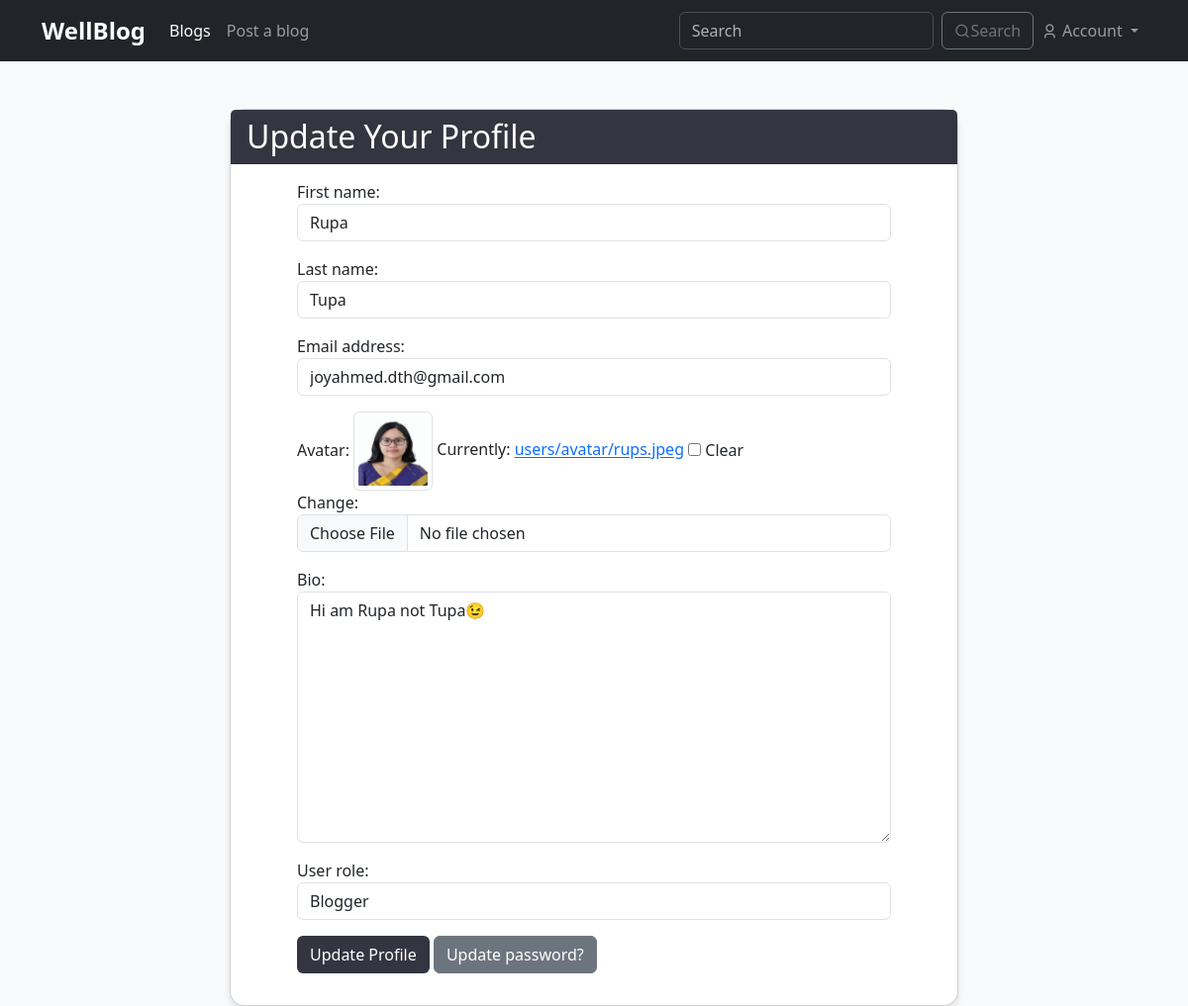
Screenshot of /update-account/2/ (signed in) with the database file from the repository.
### blog_users/models.py (models this page shows)
class CustomUser(AbstractUser):
    avatar = models.ImageField(upload_to='users/avatar/', blank=True, null=True, default='avatar.png')
    bio = models.TextField(blank=True, null=True, default="")
    user_role = models.CharField(max_length=10, choices=USER_ROLE)

### blog_users/views.py (the view)
# urls.py: path('update-account/<int:pk>/', update_user, name="update_user"),
def update_user(request, pk):
    user = CustomUser.objects.get(pk=pk)
    if request.user != user:
        return HttpResponse('Access denied')
    if request.method == "POST":
        form = CustomUserChangeForm(request.POST, request.FILES ,instance=user)
        if form.is_valid():
            form.save()
            messages.success(request, 'user profile updated successfully')
            return redirect('view_profile')
    else:
        form = CustomUserChangeForm(instance=user)
    return render(request, 'update_user.html', {'form': form})

### blog_users/forms.py
class CustomUserChangeForm(UserChangeForm):
    password = None
    class Meta(UserChangeForm.Meta):
        model = CustomUser
        fields = ('first_name','last_name','email','avatar', 'bio', 'user_role')
        widgets = {
            'email': forms.EmailInput(attrs={'class': 'form-control', 'placeholder': 'Email'}),
            'avatar': forms.ClearableFileInput(attrs={'class': 'form-control'}),
            'bio': forms.Textarea(attrs={'class': 'form-control', 'placeholder': 'Bio'}),
            'user_role': forms.Select(attrs={'class': 'form-control'}),
            'first_name': forms.TextInput(attrs={'class': 'form-control', 'placeholder':'First Name'}),
            'last_name': forms.TextInput(attrs={'class': 'form-control', 'placeholder':'Last Name'}),
        }

### blog_users/templates/update_user.html (shortened to what this page needs)
{% extends 'base.html' %}
{% block content %}
<div class="container mt-5">
  <div class="row justify-content-center">
    <div class="col-md-8">
      <div class="card">
        <div class="card-header text-white" style="background: #343541">
          <h2 class="mb-0">Update Your Profile</h2>
        </div>
        <div class="card-body">
          <form method="post" enctype="multipart/form-data" class="needs-validation" novalidate>
            {% for field in form %}
              <div class="mb-3">
                {{ field.label_tag }}
                {% if field.name == 'avatar' %}
                    {% if form.instance.avatar %}
                        <img src="{{ form.instance.avatar.url }}" class="img-thumbnail" style="max-width: 80px;" alt="Current Avatar">
                    {% endif %}
                {% endif %}
                {{ field }}
              </div>
            {% endfor %}
            <div class="mb-3">
              <button type="submit" class="btn text-white" style="background: #343541">Update Profile</button>
              <a href="{% url "change_password" %}" class="btn btn-secondary ">Update password?</a>
            </div>
          </form>
        </div>
      </div>
    </div>
  </div>
</div>
{% endblock %}

### blog_users/templates/update_user.html (style rules this page uses)
body { background-color: #f8f9fa; }
.card { border-radius: 15px; box-shadow: 0 4px 6px rgba(0, 0, 0, 0.1); }
.card-header { border-radius: 15px 15px 0 0; }
form { max-width: 600px; margin: auto; }

### rows the page displays
CustomUser: form "Rupa" "Tupa" "joyahmed.dth@gmail.com" "Hi am Rupa not Tupa😉" "Blogger", instance.avatar (picture)

### other values shown
{{ field.label_tag }} "First name:" "Last name:" "Email address:" "Avatar:" "Bio:" "User role:"
